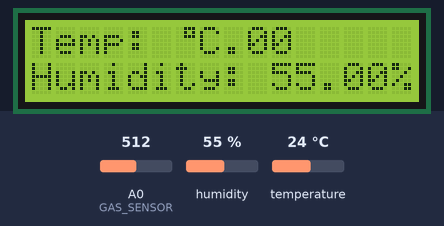
Simulated run of this sketch. Board: ESP8266 (NodeMCU). Parts: 16×2 character LCD. Inputs (shaded band) come from the test bench; at power-on: humidity 55 %, temperature 24 °C, A0 (GAS_SENSOR) = 512. WiFi joins after 1.5 s; servers stay silent unless stated; what the sketch prints to the serial monitor is not drawn.

Above: at 5.0 s.
5.1 s: humidity set to 22 %
At 16.7 s:
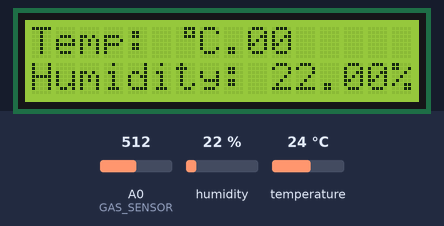
17.5 s: temperature set to 9 °C
At 28.6 s:
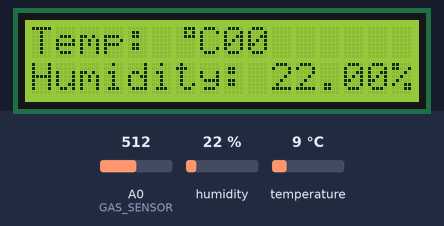
29.6 s: humidity set to 40 %
At 41.4 s:
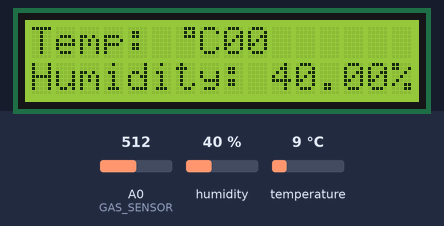
41.7 s: temperature set to 12 °C
At 53.5 s:
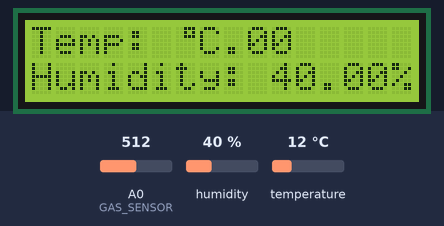
Timing chart, 0 to 54.8 s (numbered marks = the images above; inputs shaded):
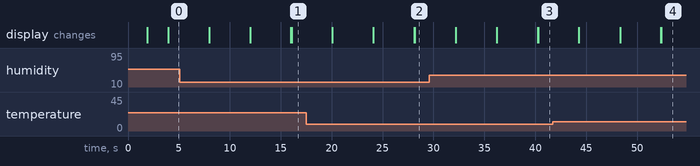

The sketch:

air_water_quality.ino
```cpp
#define BLYNK_TEMPLATE_ID "TMPLgwKssgggsnFXp"
#define BLYNK_DEVICE_NAME "Air & Water Quality Monitor"
#define BLYNK_AUTH_TOKEN "YOUR_BLYNK_AUTH_TOKEN"  // 🔴 Replace with your token

#define BLYNK_PRINT Serial

#include <ESP8266WiFi.h>
#include <BlynkSimpleEsp8266.h>
#include <DHT.h>
#include <LiquidCrystal_I2C.h>

// 🔹 WiFi Credentials
char ssid[] = "YOUR_WIFI_SSID";  // 🔴 Replace with your WiFi name
char pass[] = "YOUR_WIFI_PASSWORD";  // 🔴 Replace with your WiFi password

// 🔹 Define Sensors & LCD
#define DHTPIN 2         // DHT11 connected to D2 (NodeMCU)
#define DHTTYPE DHT11    // DHT11 Sensor
#define GAS_SENSOR A0    // Gas sensor pin
#define TURBIDITY_SENSOR A0  // Turbidity sensor (same pin for ESP8266)

DHT dht(DHTPIN, DHTTYPE);
BlynkTimer timer;
LiquidCrystal_I2C lcd(0x27, 16, 2);

// 🔹 Degree Symbol for LCD
typedef byte customChar[8];
customChar degree_symbol = {
    0b00111,
    0b00101,
    0b00111,
    0b00000,
    0b00000,
    0b00000,
    0b00000,
    0b00000
};

void sendSensorData() {
    // 🌡️ Read Temperature & Humidity
    float temperature = dht.readTemperature();
    float humidity = dht.readHumidity();

    // 🌫️ Read Gas Sensor
    int gasValue = analogRead(GAS_SENSOR);

    // 💦 Read Turbidity Sensor
    int turbidityRaw = analogRead(TURBIDITY_SENSOR);
    if (turbidityRaw > 208) turbidityRaw = 208;
    int turbidity = map(turbidityRaw, 0, 208, 300, 0);

    // 🔹 Send Data to Blynk
    Blynk.virtualWrite(V0, temperature);
    Blynk.virtualWrite(V1, humidity);
    Blynk.virtualWrite(V2, gasValue);
    Blynk.virtualWrite(V3, turbidity);

    // 🔹 Debugging
    Serial.print("Temp: "); Serial.print(temperature); Serial.print(" °C  ");
    Serial.print("Humidity: "); Serial.print(humidity); Serial.print("%  ");
    Serial.print("Gas: "); Serial.print(gasValue); Serial.print("  ");
    Serial.print("Turbidity: "); Serial.println(turbidity);
}

void setup() {
    Serial.begin(115200);
    Blynk.begin(BLYNK_AUTH_TOKEN, ssid, pass);
    dht.begin();
    lcd.init();
    lcd.backlight();
    lcd.createChar(1, degree_symbol);

    // Initial LCD Message
    lcd.setCursor(2, 0);
    lcd.print("Air & Water");
    lcd.setCursor(2, 1);
    lcd.print("Monitoring");
    delay(2000);
    lcd.clear();

    // Set Timer for Sensor Data
    timer.setInterval(5000L, sendSensorData);
}

void loop() {
    Blynk.run();
    timer.run();

    // 🌡️ Read Temperature & Humidity
    float temperature = dht.readTemperature();
    float humidity = dht.readHumidity();
    int gasValue = analogRead(GAS_SENSOR);
    int turbidityRaw = analogRead(TURBIDITY_SENSOR);
    if (turbidityRaw > 208) turbidityRaw = 208;
    int turbidity = map(turbidityRaw, 0, 208, 300, 0);

    // 🔹 Display on LCD
    lcd.setCursor(0, 0);
    lcd.print("Temp: "); lcd.print(temperature);
    lcd.setCursor(6, 0);
    lcd.write(1);  // Degree symbol
    lcd.print("C");

    lcd.setCursor(0, 1);
    lcd.print("Humidity: "); lcd.print(humidity); lcd.print("%");
    delay(4000);
    lcd.clear();

    lcd.setCursor(0, 0);
    lcd.print("Gas: "); lcd.print(gasValue);
    if (gasValue < 600) {
        lcd.setCursor(0, 1);
        lcd.print("Fresh Air");
    } else {
        lcd.setCursor(0, 1);
        lcd.print("Bad Air!");
        Blynk.logEvent("pollution_alert", "Bad Air Detected!");
    }
    delay(4000);
    lcd.clear();

    lcd.setCursor(0, 0);
    lcd.print("Turbidity: "); lcd.print(turbidity);
    lcd.setCursor(0, 1);
    if (turbidity < 10) lcd.print("Water Very Clean");
    else if (turbidity < 30) lcd.print("Water Normal");
    else lcd.print("Water Dirty!");
    delay(4000);
    lcd.clear();
}
```
